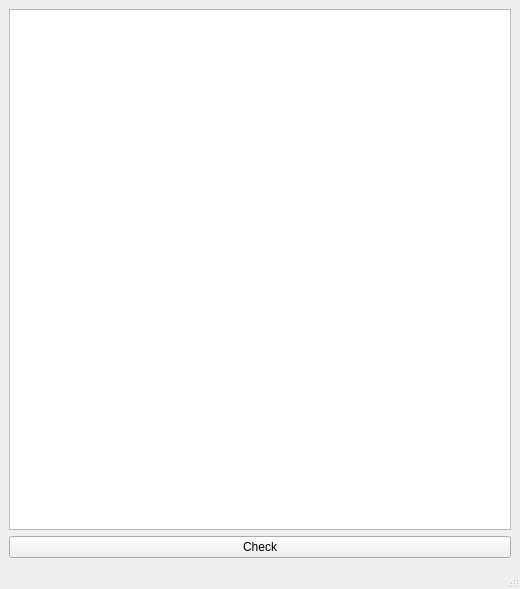
<?xml version="1.0" encoding="UTF-8"?>
<ui version="4.0">
 <class>MainWindow</class>
 <widget class="QMainWindow" name="MainWindow">
  <property name="geometry">
   <rect>
    <x>0</x>
    <y>0</y>
    <width>520</width>
    <height>589</height>
   </rect>
  </property>
  <property name="windowTitle">
   <string>MainWindow</string>
  </property>
  <widget class="QWidget" name="centralwidget">
   <layout class="QVBoxLayout" name="verticalLayout_2">
    <item>
     <layout class="QVBoxLayout" name="verticalLayout">
      <item>
       <widget class="QTextEdit" name="textEdit"/>
      </item>
      <item>
       <widget class="QPushButton" name="check_button">
        <property name="text">
         <string>Check</string>
        </property>
       </widget>
      </item>
     </layout>
    </item>
   </layout>
  </widget>
  <widget class="QMenuBar" name="menubar">
   <property name="geometry">
    <rect>
     <x>0</x>
     <y>0</y>
     <width>520</width>
     <height>21</height>
    </rect>
   </property>
  </widget>
  <widget class="QStatusBar" name="statusbar"/>
 </widget>
 <resources/>
 <connections/>
</ui>
